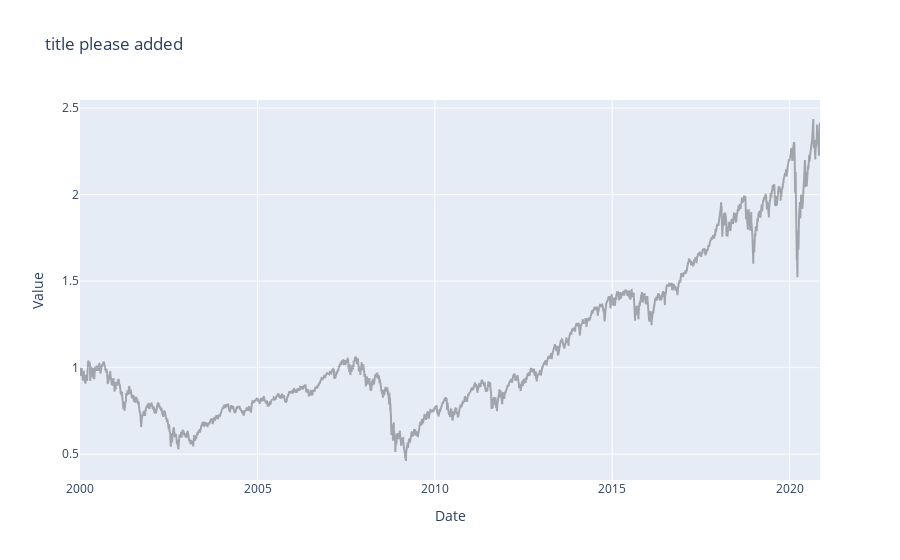

Notebook source saved alongside this figure:
### Code cell
plot_dataset(df, title='title please added')

### Figure 1 — Plotly figure (JSON) as saved in the notebook; plotly's stock layout.template omitted (floating-point values rounded to 4 significant figures; data arrays with more than 128 entries replaced by an {"elided": "..."} marker saying what was removed)
{"data": [{"line": {"color": "rgba(0,0,0, 0.3)"}, "mode": "lines", "name": "values", "text": {"elided": "5250 str values"}, "type": "scatter", "x": {"elided": "5250 str values"}, "y": {"elided": "5250 float values"}}], "layout": {"title": {"text": "title please added"}, "xaxis": {"ticklen": 5, "title": {"text": "Date"}, "zeroline": false}, "yaxis": {"ticklen": 5, "title": {"text": "Value"}, "zeroline": false}}}
